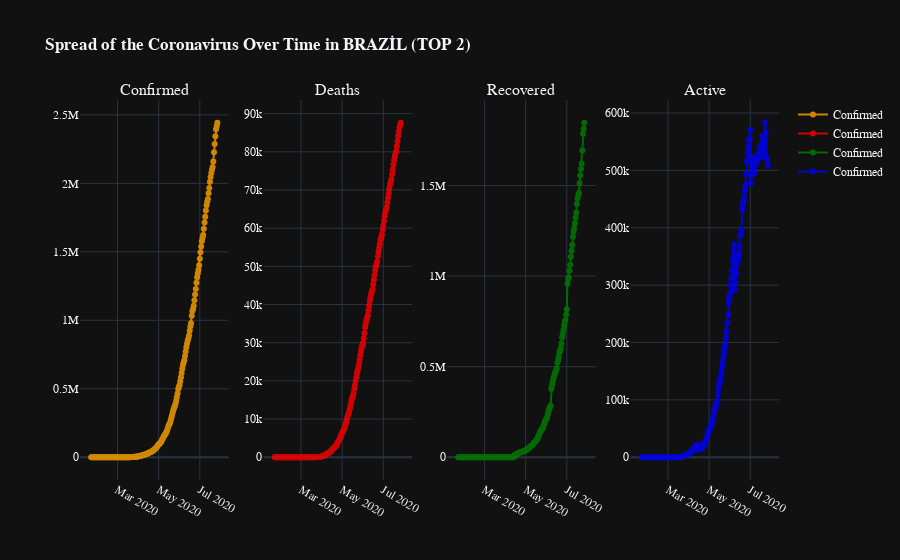

Notebook code cell kept with this figure:
### Markdown cell above
# <p style="color:#3366FF;"> <b> Brazil </b>

### Code cell
fig = make_subplots(rows=1, cols=4, subplot_titles=("Confirmed", "Deaths", "Recovered", "Active"))

trace1 = go.Scatter(x = brezilya_date["Date"],
                    y = brezilya_date["Confirmed"],
                    name = "Confirmed",
                    line_color = "orange",
                    mode = "lines+markers",
                    opacity=0.8)

trace2 = go.Scatter(x = brezilya_date["Date"],
                    y = brezilya_date["Deaths"],
                    name = "Confirmed",
                    line_color = "red",
                    mode = "lines+markers",
                    opacity=0.8)

trace3 = go.Scatter(x = brezilya_date["Date"],
                    y = brezilya_date["Recovered"],
                    name = "Confirmed",
                    line_color = "green",
                    mode = "lines+markers",
                    opacity=0.8)

trace4 = go.Scatter(x = brezilya_date["Date"],
                    y = brezilya_date["Active"],
                    name = "Confirmed",
                    line_color = "blue",
                    mode = "lines+markers",
                    opacity=0.8)

fig.append_trace(trace1,1,1)
fig.append_trace(trace2,1,2)
fig.append_trace(trace3,1,3)
fig.append_trace(trace4,1,4)

fig.update_layout(title_text = "<b>Spread of the Coronavirus Over Time in BRAZİL (TOP 2)</b>",
                  font = dict(family = "Arial, Balto, Courier New, Droid Sans"))
fig.show()

### Figure 1 — Plotly figure (JSON) as saved in the notebook; plotly's stock layout.template omitted (floating-point values rounded to 4 significant figures; data arrays with more than 128 entries replaced by an {"elided": "..."} marker saying what was removed)
{"data": [{"line": {"color": "orange"}, "mode": "lines+markers", "name": "Confirmed", "opacity": 0.8, "type": "scatter", "x": {"elided": "188 str values"}, "xaxis": "x", "y": {"elided": "188 int values"}, "yaxis": "y"}, {"line": {"color": "red"}, "mode": "lines+markers", "name": "Confirmed", "opacity": 0.8, "type": "scatter", "x": {"elided": "188 str values"}, "xaxis": "x2", "y": {"elided": "188 int values"}, "yaxis": "y2"}, {"line": {"color": "green"}, "mode": "lines+markers", "name": "Confirmed", "opacity": 0.8, "type": "scatter", "x": {"elided": "188 str values"}, "xaxis": "x3", "y": {"elided": "188 int values"}, "yaxis": "y3"}, {"line": {"color": "blue"}, "mode": "lines+markers", "name": "Confirmed", "opacity": 0.8, "type": "scatter", "x": {"elided": "188 str values"}, "xaxis": "x4", "y": {"elided": "188 int values"}, "yaxis": "y4"}], "layout": {"annotations": [{"font": {"size": 16}, "showarrow": false, "text": "Confirmed", "x": 0.1062, "xanchor": "center", "xref": "paper", "y": 1, "yanchor": "bottom", "yref": "paper"}, {"font": {"size": 16}, "showarrow": false, "text": "Deaths", "x": 0.3688, "xanchor": "center", "xref": "paper", "y": 1, "yanchor": "bottom", "yref": "paper"}, {"font": {"size": 16}, "showarrow": false, "text": "Recovered", "x": 0.6313, "xanchor": "center", "xref": "paper", "y": 1, "yanchor": "bottom", "yref": "paper"}, {"font": {"size": 16}, "showarrow": false, "text": "Active", "x": 0.8938, "xanchor": "center", "xref": "paper", "y": 1, "yanchor": "bottom", "yref": "paper"}], "font": {"family": "Arial, Balto, Courier New, Droid Sans"}, "title": {"text": "<b>Spread of the Coronavirus Over Time in BRAZİL (TOP 2)</b>"}, "xaxis": {"anchor": "y", "domain": [0, 0.2125]}, "xaxis2": {"anchor": "y2", "domain": [0.2625, 0.475]}, "xaxis3": {"anchor": "y3", "domain": [0.525, 0.7375]}, "xaxis4": {"anchor": "y4", "domain": [0.7875, 1]}, "yaxis": {"anchor": "x", "domain": [0, 1]}, "yaxis2": {"anchor": "x2", "domain": [0, 1]}, "yaxis3": {"anchor": "x3", "domain": [0, 1]}, "yaxis4": {"anchor": "x4", "domain": [0, 1]}}}
